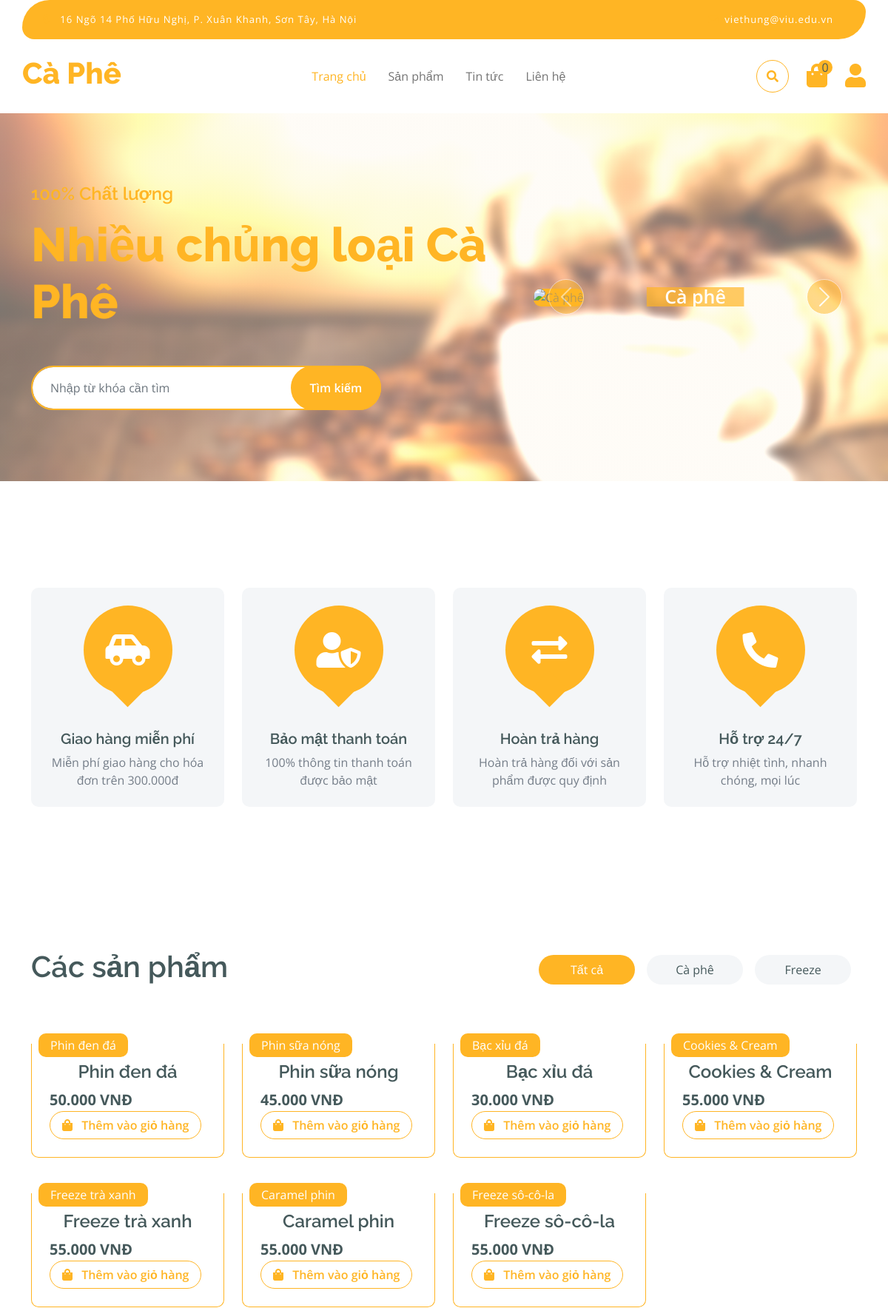
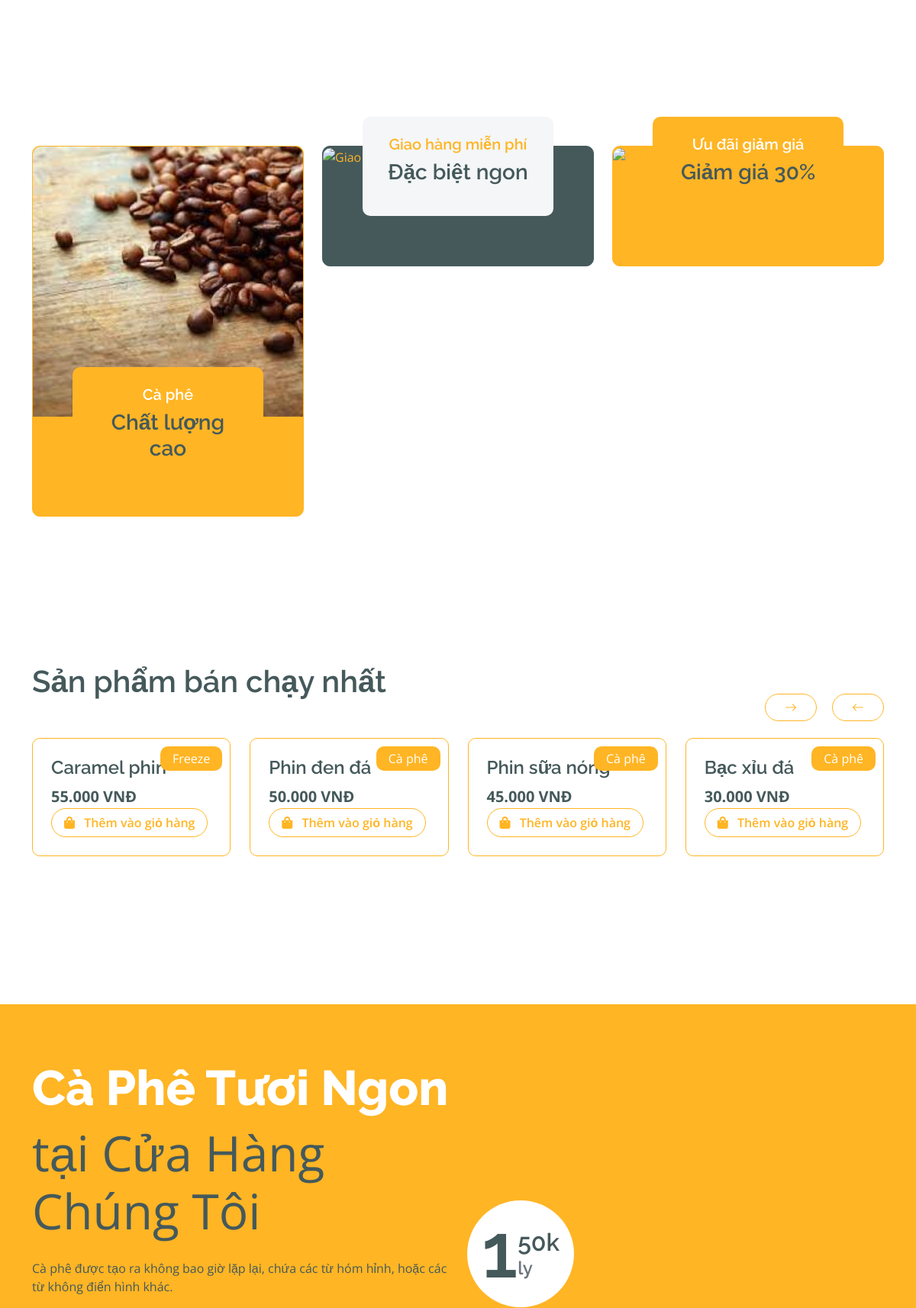
The page / (upper part) on the database its author committed (2 pictures, top to bottom).
### tables this page shows
CREATE TABLE `categories` (
  `category_id` int(11) NOT NULL,
  `category_name` varchar(50) NOT NULL,
  `image` text DEFAULT NULL
);

CREATE TABLE `products` (
  `product_id` int(11) NOT NULL,
  `product_name` varchar(50) NOT NULL,
  `image` text DEFAULT NULL,
  `price` int(11) DEFAULT NULL,
  `description` text DEFAULT NULL,
  `category_id` int(11) DEFAULT NULL
);

### index.php (the view, shortened to what this page needs)
<!DOCTYPE html>
<html lang="vi">
<?php
include 'head.php';
?>
<body>
    <?php
    include 'navbar.php';
    ?>
    <div class="container-fluid py-5 mb-5 hero-header">
        <div class="container py-5">
            <div class="row g-5 align-items-center">
                <div class="col-md-12 col-lg-7">
                    <h4 class="mb-3 text-secondary">100% Chất lượng</h4>
                    <h1 class="mb-5 display-3 text-primary">Nhiều chủng loại Cà Phê</h1>
                    <div class="position-relative mx-auto">
                        <input class="form-control border-2 border-secondary w-75 py-3 px-4 rounded-pill" type="text" placeholder="Nhập từ khóa cần tìm">
                        <button type="submit" class="btn btn-primary border-2 border-secondary py-3 px-4 position-absolute rounded-pill text-white h-100" style="top: 0; right: 25%;">Tìm kiếm</button>
                    </div>
                </div>
                <div class="col-md-12 col-lg-5">
                    <div id="carouselId" class="carousel slide position-relative" data-bs-ride="carousel">
                        <div class="carousel-inner" role="listbox">
                            <?php
                            include 'db.php';
                            $sql = "SELECT * FROM categories";
                            $result = $conn->query($sql);
                            $categories = array();
                            if ($result->num_rows > 0) {
                                while ($row = $result->fetch_assoc()) {
                                    $categories[] = $row;
                                }
                            }
                            foreach ($categories as $index => $category) {
                                $isActive = ($index === 0) ? 'active' : '';
                            ?>
                                <div class="carousel-item <?php echo $isActive; ?> rounded">
                                    <a href="#" class="btn px-4 py-2 text-white rounded"><?php echo $category['category_name']; ?></a>
                                </div>
                            <?php
                            }
                            ?>
                        </div>
                        <button class="carousel-control-prev" type="button" data-bs-target="#carouselId" data-bs-slide="prev">
                            <span class="carousel-control-prev-icon" aria-hidden="true"></span>
                        </button>
                        <button class="carousel-control-next" type="button" data-bs-target="#carouselId" data-bs-slide="next">
                            <span class="carousel-control-next-icon" aria-hidden="true"></span>
                        </button>
                    </div>
                </div>
            </div>
        </div>
    </div>
    <div class="container-fluid featurs py-5">
        <div class="container py-5">
            <div class="row g-4">
                <div class="col-md-6 col-lg-3">
                    <div class="featurs-item text-center rounded bg-light p-4">
                        <div class="featurs-icon btn-square rounded-circle bg-secondary mb-5 mx-auto">
                            <i class="fas fa-car-side fa-3x text-white"></i>
                        </div>
                        <div class="featurs-content text-center">
                            <h5>Giao hàng miễn phí</h5>
                            <p class="mb-0">Miễn phí giao hàng cho hóa đơn trên 300.000đ</p>
                        </div>
                    </div>
                </div>
                <div class="col-md-6 col-lg-3">
                    <div class="featurs-item text-center rounded bg-light p-4">
                        <div class="featurs-icon btn-square rounded-circle bg-secondary mb-5 mx-auto">
                            <i class="fas fa-user-shield fa-3x text-white"></i>
                        </div>
                        <div class="featurs-content text-center">
                            <h5>Bảo mật thanh toán</h5>
                            <p class="mb-0">100% thông tin thanh toán được bảo mật</p>
                        </div>
                    </div>
                </div>
                <div class="col-md-6 col-lg-3">
                    <div class="featurs-item text-center rounded bg-light p-4">
                        <div class="featurs-icon btn-square rounded-circle bg-secondary mb-5 mx-auto">
                            <i class="fas fa-exchange-alt fa-3x text-white"></i>
                        </div>
                        <div class="featurs-content text-center">
                            <h5>Hoàn trả hàng</h5>
                            <p class="mb-0">Hoàn trả hàng đối với sản phẩm được quy định</p>
                        </div>
                    </div>
                </div>
                <div class="col-md-6 col-lg-3">
                    <div class="featurs-item text-center rounded bg-light p-4">
                        <div class="featurs-icon btn-square rounded-circle bg-secondary mb-5 mx-auto">
                            <i class="fa fa-phone-alt fa-3x text-white"></i>
                        </div>
                        <div class="featurs-content text-center">
                            <h5>Hỗ trợ 24/7</h5>
                            <p class="mb-0">Hỗ trợ nhiệt tình, nhanh chóng, mọi lúc</p>
                        </div>
                    </div>
                </div>
            </div>
        </div>
    </div>
    <div class="container-fluid fruite py-5">
        <div class="container py-5">
            <div class="tab-class text-center">
                <div class="row g-4">
                    <div class="col-lg-4 text-start">
                        <h1>Các sản phẩm</h1>
                    </div>
                    <div class="col-lg-8 text-end">
                        <?php
                        include 'db.php';
                        $categorySql = "SELECT * FROM categories";
                        $categoryResult = $conn->query($categorySql);
                        $categories = array();
                        if ($categoryResult->num_rows > 0) {
                            while ($category = $categoryResult->fetch_assoc()) {
                                $categories[] = $category;
                            }
                        }
                        echo '<ul class="nav nav-pills d-inline-flex text-center mb-5">';
                        echo '<li class="nav-item">';
                        echo '<a class="d-flex m-2 py-2 bg-light rounded-pill active" data-bs-toggle="pill" href="#tab-all">';
                        echo '<span class="text-dark" style="width: 130px;">Tất cả</span>';
                        echo '</a>';
                        echo '</li>';
                        foreach ($categories as $category) {
                            echo '<li class="nav-item">';
                            echo '<a class="d-flex m-2 py-2 bg-light rounded-pill" data-bs-toggle="pill" href="#tab-' . $category['category_id'] . '">';
                            echo '<span class="text-dark" style="width: 130px;">' . $category['category_name'] . '</span>';
                            echo '</a>';
                            echo '</li>';
                        }
                        echo '</ul>';
                        ?>
                    </div>
                </div>
                <div class="tab-content">
                    <?php
                    echo '<div id="tab-all" class="tab-pane fade show p-0 active">';
                    echo '<div class="row g-4">';
                    echo '<div class="col-lg-12">';
                    echo '<div class="row g-4">';
                    $allProductsSql = "SELECT * FROM products";
                    $allProductsResult = $conn->query($allProductsSql);
                    while ($product = $allProductsResult->fetch_assoc()) {
                        echo '<div class="col-md-6 col-lg-4 col-xl-3">';
                        echo '<a href="shop-detail.php?id=' . $product['product_id'] . '">';
                        echo '<div class="rounded position-relative fruite-item">';
                        echo '<div class="fruite-img">';
                        echo '</div>';
                        echo '<div class="text-white bg-secondary px-3 py-1 rounded position-absolute" style="top: 10px; left: 10px;">' . $product['product_name'] . '</div>';
                        echo '<div class="p-4 border border-secondary border-top-0 rounded-bottom">';
                        echo '<h4>' . $product['product_name'] . '</h4>';
                        echo '<div class="d-flex justify-content-between flex-lg-wrap">';
                        $formatted_price = number_format($product['price'], 0, ',', '.') . ' VNĐ';
                        echo '<p class="text-dark fs-5 fw-bold mb-0">' . $formatted_price . '</p>';
                        echo '<a href="update_cart.php?action=addItem&productId= ' . $product['product_id'] . '&quantity=1" class="btn border border-secondary rounded-pill px-3 text-primary"><i class="fa fa-shopping-bag me-2 text-primary"></i> Thêm vào giỏ hàng</a>';
                        echo '</div>';
                        echo '</div>';
                        echo '</div>';
                        echo '</a>';
                        echo '</div>';
                    }
                    echo '</div>';
                    echo '</div>';
                    echo '</div>';
                    echo '</div>';
                    ?>
                </div>
            </div>
        </div>
    </div>
    <div class="container-fluid service py-5">
        <div class="container py-5">
            <div class="row g-4 justify-content-center">
                <div class="col-md-6 col-lg-4">
                    <a href="#">
                        <div class="service-item bg-secondary rounded border border-secondary">
                            <img class="img-fluid rounded-top w-100" alt="Cà phê">
                            <div class="px-4 rounded-bottom">
                                <div class="service-content bg-primary text-center p-4 rounded">
                                    <h5 class="text-white">Cà phê</h5>
                                    <h3 class="mb-0">Chất lượng cao</h3>
                                </div>
                            </div>
                        </div>
                    </a>
                </div>
                <div class="col-md-6 col-lg-4">
                    <a href="#">
                        <div class="service-item bg-dark rounded border border-dark">
                            <div class="px-4 rounded-bottom">
                                <div class="service-content bg-light text-center p-4 rounded">
                                    <h5 class="text-primary">Giao hàng miễn phí</h5>
                                    <h3 class="mb-0">Đặc biệt ngon</h3>
                                </div>
                            </div>
                        </div>
                    </a>
                </div>
                <div class="col-md-6 col-lg-4">
                    <a href="#">
                        <div class="service-item bg-primary rounded border border-primary">
                            <div class="px-4 rounded-bottom">
                                <div class="service-content bg-secondary text-center p-4 rounded">
                                    <h5 class="text-white">Ưu đãi giảm giá</h5>
                                    <h3 class="mb-0">Giảm giá 30%</h3>
                                </div>
                            </div>
                        </div>
                    </a>
                </div>
            </div>
        </div>
    </div>
    <div class="container-fluid vesitable py-5">
        <div class="container py-5">
            <h1 class="mb-0">Sản phẩm bán chạy nhất</h1>
            <div class="owl-carousel vegetable-carousel justify-content-center">
                <?php
                include 'db.php';
                $sql = "SELECT p.*, c.category_name, SUM(od.quantity) as total_quantity
                        FROM products p
                        JOIN order_detail od ON p.product_id = od.product_id
                        JOIN categories c ON c.category_id = p.category_id
                        GROUP BY p.product_id
                        ORDER BY total_quantity DESC LIMIT 6";
                $result = mysqli_query($conn, $sql);
                if (mysqli_num_rows($result) > 0) {
                    while ($row = mysqli_fetch_assoc($result)) {
                        echo '<div class="border border-primary rounded position-relative vesitable-item">';
                        echo '<a href="shop-detail.php?id=' . $row['product_id'] . '">';
                        echo '<div class="text-white bg-primary px-3 py-1 rounded position-absolute" style="top: 10px; right: 10px;">' . $row['category_name'] . '</div>';
                        echo '<div class="p-4 rounded-bottom">';
                        echo '<h4>' . $row['product_name'] . '</h4>';
                        echo '<div class="d-flex justify-content-between flex-lg-wrap">';
                        $formatted_price = number_format($row['price'], 0, ',', '.') . ' VNĐ';
                        echo '<p class="text-dark fs-5 fw-bold mb-0">' . $formatted_price . '</p>';
                        echo '<a href="update_cart.php?action=addItem&productId= ' . $row['product_id'] . '&quantity=1" class="btn border border-secondary rounded-pill px-3 text-primary"><i class="fa fa-shopping-bag me-2 text-primary"></i> Thêm vào giỏ hàng</a>';
                        echo '</div>';
                        echo '</div>';
                        echo '</a>';
                        echo '</div>';
                    }
                } else {
                    echo "Không có sản phẩm";
                }
                ?>
            </div>
        </div>
    </div>
    <div class="container-fluid banner bg-secondary my-5">
        <div class="container py-5">
            <div class="row g-4 align-items-center">
                <div class="col-lg-6">
                    <div class="py-4">
                        <h1 class="display-3 text-white">Cà Phê Tươi Ngon</h1>
                        <p class="fw-normal display-3 text-dark mb-4">tại Cửa Hàng Chúng Tôi</p>
                        <p class="mb-4 text-dark">Cà phê được tạo ra không bao giờ lặp lại, chứa các từ hóm hỉnh, hoặc các từ không điển hình khác.</p>
                    </div>
                </div>
                <div class="col-lg-6">
                    <div class="position-relative">
                        <div class="d-flex align-items-center justify-content-center bg-white rounded-circle position-absolute" style="width: 140px; height: 140px; top: 0; left: 0;">
                            <h1 style="font-size: 100px;">1</h1>
                            <div class="d-flex flex-column">
                                <span class="h2 mb-0">50k</span>
                                <span class="h4 text-muted mb-0">ly</span>
                            </div>
                        </div>
                    </div>
                </div>
            </div>
        </div>
    </div>
</body>
</html>

### rows shown on the page
categories: category_name "Cà phê"
categories: category_name "Freeze"
products: product_name "Phin đen đá", price "50.000 VNĐ", category.category_name "Cà phê"
products: product_name "Phin sữa nóng", price "45.000 VNĐ", category.category_name "Cà phê"
products: product_name "Bạc xỉu đá", price "30.000 VNĐ", category.category_name "Cà phê"
products: product_name "Cookies & Cream", price "55.000 VNĐ"
products: product_name "Freeze trà xanh", price "55.000 VNĐ"
products: product_name "Caramel phin", price "55.000 VNĐ", category.category_name "Freeze"
products: product_name "Freeze sô-cô-la", price "55.000 VNĐ"
